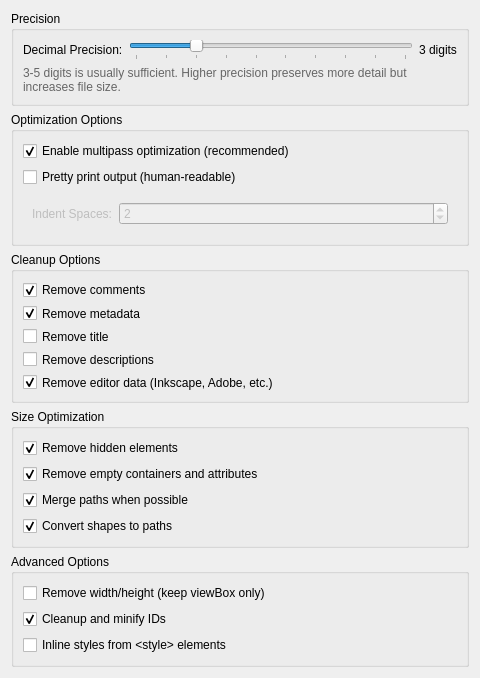
<?xml version="1.0" encoding="UTF-8"?>
<ui version="4.0">
 <class>SvgoPrefWidget</class>
 <widget class="QWidget" name="SvgoPrefWidget">
  <property name="geometry">
   <rect>
    <x>0</x>
    <y>0</y>
    <width>480</width>
    <height>550</height>
   </rect>
  </property>
  <property name="windowTitle">
   <string>SVG Optimization Settings</string>
  </property>
  <layout class="QVBoxLayout" name="verticalLayout">
   <item>
    <widget class="QGroupBox" name="precisionGroupBox">
     <property name="title">
      <string>Precision</string>
     </property>
     <layout class="QFormLayout" name="formLayout">
      <item row="0" column="0">
       <widget class="QLabel" name="precisionLabel">
        <property name="text">
         <string>Decimal Precision:</string>
        </property>
        <property name="toolTip">
         <string>Number of digits in the fractional part of coordinates (1-10)</string>
        </property>
       </widget>
      </item>
      <item row="0" column="1">
       <layout class="QHBoxLayout" name="precisionLayout">
        <item>
         <widget class="QSlider" name="precisionSlider">
          <property name="minimum">
           <number>1</number>
          </property>
          <property name="maximum">
           <number>10</number>
          </property>
          <property name="value">
           <number>3</number>
          </property>
          <property name="orientation">
           <enum>Qt::Horizontal</enum>
          </property>
          <property name="tickPosition">
           <enum>QSlider::TicksBelow</enum>
          </property>
          <property name="tickInterval">
           <number>1</number>
          </property>
          <property name="toolTip">
           <string>Lower = smaller files but less precise, Higher = larger files but more precise</string>
          </property>
         </widget>
        </item>
        <item>
         <widget class="QLabel" name="precisionValueLabel">
          <property name="text">
           <string>3 digits</string>
          </property>
          <property name="minimumWidth">
           <number>70</number>
          </property>
         </widget>
        </item>
       </layout>
      </item>
      <item row="1" column="0" colspan="2">
       <widget class="QLabel" name="precisionHintLabel">
        <property name="text">
         <string>3-5 digits is usually sufficient. Higher precision preserves more detail but increases file size.</string>
        </property>
        <property name="wordWrap">
         <bool>true</bool>
        </property>
        <property name="styleSheet">
         <string>color: #666; font-size: 9pt;</string>
        </property>
       </widget>
      </item>
     </layout>
    </widget>
   </item>
   <item>
    <widget class="QGroupBox" name="optimizationGroupBox">
     <property name="title">
      <string>Optimization Options</string>
     </property>
     <layout class="QVBoxLayout" name="verticalLayout_2">
      <item>
       <widget class="QCheckBox" name="multipassCheckBox">
        <property name="text">
         <string>Enable multipass optimization (recommended)</string>
        </property>
        <property name="checked">
         <bool>true</bool>
        </property>
        <property name="toolTip">
         <string>Pass over SVGs multiple times to ensure all optimizations are applied</string>
        </property>
       </widget>
      </item>
      <item>
       <widget class="QCheckBox" name="prettyPrintCheckBox">
        <property name="text">
         <string>Pretty print output (human-readable)</string>
        </property>
        <property name="toolTip">
         <string>Format SVG with indentation for readability (increases file size)</string>
        </property>
       </widget>
      </item>
      <item>
       <widget class="QWidget" name="prettyPrintWidget" native="true">
        <property name="enabled">
         <bool>false</bool>
        </property>
        <layout class="QFormLayout" name="formLayout_2">
         <item row="0" column="0">
          <widget class="QLabel" name="indentLabel">
           <property name="text">
            <string>Indent Spaces:</string>
           </property>
          </widget>
         </item>
         <item row="0" column="1">
          <widget class="QSpinBox" name="indentSpinBox">
           <property name="minimum">
            <number>0</number>
           </property>
           <property name="maximum">
            <number>8</number>
           </property>
           <property name="value">
            <number>2</number>
           </property>
           <property name="toolTip">
            <string>Number of spaces for indentation when pretty printing</string>
           </property>
          </widget>
         </item>
        </layout>
       </widget>
      </item>
     </layout>
    </widget>
   </item>
   <item>
    <widget class="QGroupBox" name="cleanupGroupBox">
     <property name="title">
      <string>Cleanup Options</string>
     </property>
     <layout class="QVBoxLayout" name="verticalLayout_3">
      <item>
       <widget class="QCheckBox" name="removeCommentsCheckBox">
        <property name="text">
         <string>Remove comments</string>
        </property>
        <property name="checked">
         <bool>true</bool>
        </property>
        <property name="toolTip">
         <string>Remove XML/SVG comments from the file</string>
        </property>
       </widget>
      </item>
      <item>
       <widget class="QCheckBox" name="removeMetadataCheckBox">
        <property name="text">
         <string>Remove metadata</string>
        </property>
        <property name="checked">
         <bool>true</bool>
        </property>
        <property name="toolTip">
         <string>Remove &lt;metadata&gt; elements</string>
        </property>
       </widget>
      </item>
      <item>
       <widget class="QCheckBox" name="removeTitleCheckBox">
        <property name="text">
         <string>Remove title</string>
        </property>
        <property name="toolTip">
         <string>Remove &lt;title&gt; elements (may affect accessibility)</string>
        </property>
       </widget>
      </item>
      <item>
       <widget class="QCheckBox" name="removeDescCheckBox">
        <property name="text">
         <string>Remove descriptions</string>
        </property>
        <property name="toolTip">
         <string>Remove &lt;desc&gt; elements (may affect accessibility)</string>
        </property>
       </widget>
      </item>
      <item>
       <widget class="QCheckBox" name="removeEditorsDataCheckBox">
        <property name="text">
         <string>Remove editor data (Inkscape, Adobe, etc.)</string>
        </property>
        <property name="checked">
         <bool>true</bool>
        </property>
        <property name="toolTip">
         <string>Remove editor-specific namespaces and data</string>
        </property>
       </widget>
      </item>
     </layout>
    </widget>
   </item>
   <item>
    <widget class="QGroupBox" name="sizeGroupBox">
     <property name="title">
      <string>Size Optimization</string>
     </property>
     <layout class="QVBoxLayout" name="verticalLayout_4">
      <item>
       <widget class="QCheckBox" name="removeHiddenCheckBox">
        <property name="text">
         <string>Remove hidden elements</string>
        </property>
        <property name="checked">
         <bool>true</bool>
        </property>
        <property name="toolTip">
         <string>Remove elements that are not visible (zero-sized, hidden)</string>
        </property>
       </widget>
      </item>
      <item>
       <widget class="QCheckBox" name="removeEmptyCheckBox">
        <property name="text">
         <string>Remove empty containers and attributes</string>
        </property>
        <property name="checked">
         <bool>true</bool>
        </property>
        <property name="toolTip">
         <string>Remove empty groups, attributes, and text elements</string>
        </property>
       </widget>
      </item>
      <item>
       <widget class="QCheckBox" name="mergePathsCheckBox">
        <property name="text">
         <string>Merge paths when possible</string>
        </property>
        <property name="checked">
         <bool>true</bool>
        </property>
        <property name="toolTip">
         <string>Combine multiple paths into one if possible</string>
        </property>
       </widget>
      </item>
      <item>
       <widget class="QCheckBox" name="convertShapesCheckBox">
        <property name="text">
         <string>Convert shapes to paths</string>
        </property>
        <property name="checked">
         <bool>true</bool>
        </property>
        <property name="toolTip">
         <string>Convert basic shapes to more compact path form</string>
        </property>
       </widget>
      </item>
     </layout>
    </widget>
   </item>
   <item>
    <widget class="QGroupBox" name="advancedGroupBox">
     <property name="title">
      <string>Advanced Options</string>
     </property>
     <layout class="QVBoxLayout" name="verticalLayout_5">
      <item>
       <widget class="QCheckBox" name="removeDimensionsCheckBox">
        <property name="text">
         <string>Remove width/height (keep viewBox only)</string>
        </property>
        <property name="toolTip">
         <string>Remove width and height attributes in presence of viewBox (responsive SVG)</string>
        </property>
       </widget>
      </item>
      <item>
       <widget class="QCheckBox" name="cleanupIdsCheckBox">
        <property name="text">
         <string>Cleanup and minify IDs</string>
        </property>
        <property name="checked">
         <bool>true</bool>
        </property>
        <property name="toolTip">
         <string>Remove unused IDs and shorten used ones</string>
        </property>
       </widget>
      </item>
      <item>
       <widget class="QCheckBox" name="inlineStylesCheckBox">
        <property name="text">
         <string>Inline styles from &lt;style&gt; elements</string>
        </property>
        <property name="toolTip">
         <string>Move styles from style elements to inline attributes</string>
        </property>
       </widget>
      </item>
     </layout>
    </widget>
   </item>
   <item>
    <spacer name="verticalSpacer">
     <property name="orientation">
      <enum>Qt::Vertical</enum>
     </property>
     <property name="sizeHint" stdset="0">
      <size>
       <width>20</width>
       <height>40</height>
      </size>
     </property>
    </spacer>
   </item>
  </layout>
 </widget>
 <resources/>
 <connections/>
</ui>
